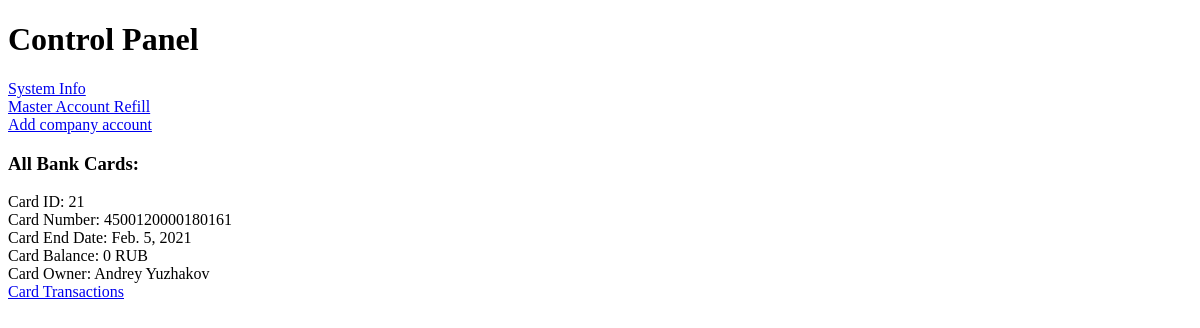
Before: / with the older database file.
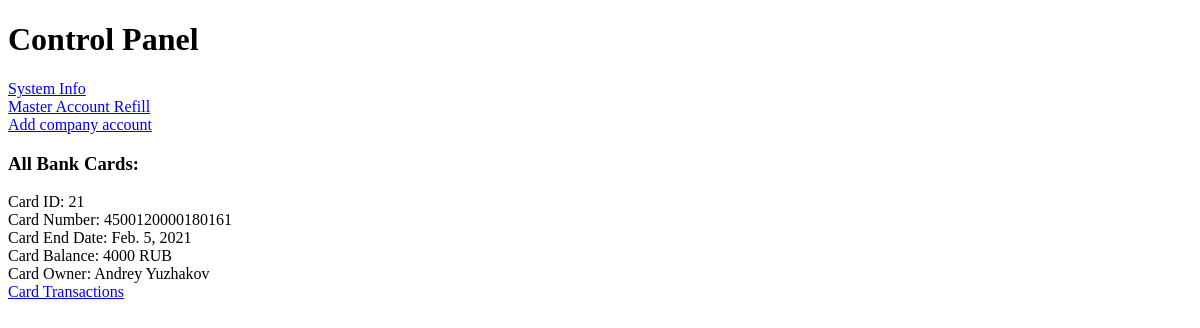
After: the same page with the newer database file.
### base/models.py (models this page shows, shortened)
class BankCard(models.Model):
    account = models.ForeignKey(Account, on_delete=models.CASCADE)
    number = models.CharField(max_length=16, unique=True, editable=False)
    end_date = models.DateField(default=date.today() + timedelta(days=365))

class Account(models.Model):
    owner_info = models.CharField(max_length=30)
    number = models.CharField(max_length=16, unique=True, editable=False)
    balance = models.IntegerField()
    currency = models.CharField(choices=CURRENCIES, max_length=3)
    user = models.ForeignKey(User, on_delete=models.CASCADE, blank=True, null=True)

class User(models.Model):
    name = models.CharField(max_length=15)
    surname = models.CharField(max_length=15)
    phone_number = models.CharField(max_length=12)

### base/views.py (the view)
# urls.py: path('', ControlPanel.as_view(), name='control-panel'),
class ControlPanel(View):
    def get(self, request):
        context = {
            'title': 'Control Panel',
            'bankcards': BankCard.objects.all()
        }
        return render(request, 'base/panel.html', context=context)

### base/templates/base/panel.html
{% extends "base/base.html" %}
{% block content %}
<h1>Control Panel</h1>
<a href="{% url 'info-list' %}">System Info</a><br>
<a href="{% url 'master-account-refill' %}">Master Account Refill</a><br>
<a href="{% url 'new-org-account' %}">Add company account</a><br>
<h3>All Bank Cards:</h3>
{% for card in bankcards %}
    Card ID: {{ card.id }}<br>
    Card Number: {{ card.number }}<br>
    Card End Date: {{ card.end_date }}<br>
    Card Balance: {{ card.account.balance }} {{ card.account.currency }}<br>
    Card Owner: {{ card.account.user.name }} {{ card.account.user.surname }}<br>
    <a href="{% url 'card-transactions' card.id %}">Card Transactions</a>
{% endfor %}
<br>
<br>
{% endblock content %}

### base/templates/base/base.html (shortened to what this page needs)
<!doctype html>
<html lang="en">
<head>
</head>
<body>
    {% block content %}
    {% endblock %}
</body>
</html>

Changed rows visible on the page:
changed through a linked row, BankCard "RUB": account.balance "0" → "4000"
